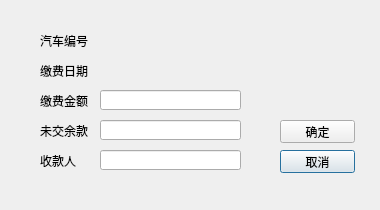
<?xml version="1.0" encoding="UTF-8"?>
<ui version="4.0">
 <class>uppay</class>
 <widget class="QDialog" name="uppay">
  <property name="geometry">
   <rect>
    <x>0</x>
    <y>0</y>
    <width>380</width>
    <height>210</height>
   </rect>
  </property>
  <property name="windowTitle">
   <string>修改支付信息</string>
  </property>
  <widget class="QLabel" name="label_4">
   <property name="geometry">
    <rect>
     <x>40</x>
     <y>120</y>
     <width>54</width>
     <height>21</height>
    </rect>
   </property>
   <property name="text">
    <string>未交余款</string>
   </property>
  </widget>
  <widget class="QLineEdit" name="pay_thistime">
   <property name="geometry">
    <rect>
     <x>100</x>
     <y>90</y>
     <width>141</width>
     <height>20</height>
    </rect>
   </property>
  </widget>
  <widget class="QLineEdit" name="left_bill">
   <property name="geometry">
    <rect>
     <x>100</x>
     <y>120</y>
     <width>141</width>
     <height>20</height>
    </rect>
   </property>
  </widget>
  <widget class="QPushButton" name="pushButton_2">
   <property name="geometry">
    <rect>
     <x>280</x>
     <y>150</y>
     <width>75</width>
     <height>23</height>
    </rect>
   </property>
   <property name="text">
    <string>取消</string>
   </property>
  </widget>
  <widget class="QLineEdit" name="opname">
   <property name="geometry">
    <rect>
     <x>100</x>
     <y>150</y>
     <width>141</width>
     <height>20</height>
    </rect>
   </property>
  </widget>
  <widget class="QLabel" name="label">
   <property name="geometry">
    <rect>
     <x>40</x>
     <y>30</y>
     <width>54</width>
     <height>21</height>
    </rect>
   </property>
   <property name="text">
    <string>汽车编号</string>
   </property>
  </widget>
  <widget class="QLabel" name="label_3">
   <property name="geometry">
    <rect>
     <x>40</x>
     <y>90</y>
     <width>54</width>
     <height>21</height>
    </rect>
   </property>
   <property name="text">
    <string>缴费金额</string>
   </property>
  </widget>
  <widget class="QLabel" name="label_5">
   <property name="geometry">
    <rect>
     <x>40</x>
     <y>150</y>
     <width>54</width>
     <height>21</height>
    </rect>
   </property>
   <property name="text">
    <string>收款人</string>
   </property>
  </widget>
  <widget class="QLabel" name="label_2">
   <property name="geometry">
    <rect>
     <x>40</x>
     <y>60</y>
     <width>54</width>
     <height>21</height>
    </rect>
   </property>
   <property name="text">
    <string>缴费日期</string>
   </property>
  </widget>
  <widget class="QPushButton" name="pushButton">
   <property name="geometry">
    <rect>
     <x>280</x>
     <y>120</y>
     <width>75</width>
     <height>23</height>
    </rect>
   </property>
   <property name="text">
    <string>确定</string>
   </property>
  </widget>
  <widget class="QLabel" name="carid">
   <property name="geometry">
    <rect>
     <x>100</x>
     <y>30</y>
     <width>141</width>
     <height>21</height>
    </rect>
   </property>
   <property name="text">
    <string/>
   </property>
  </widget>
  <widget class="QLabel" name="paydate">
   <property name="geometry">
    <rect>
     <x>100</x>
     <y>60</y>
     <width>141</width>
     <height>21</height>
    </rect>
   </property>
   <property name="text">
    <string/>
   </property>
  </widget>
 </widget>
 <resources/>
 <connections/>
</ui>
